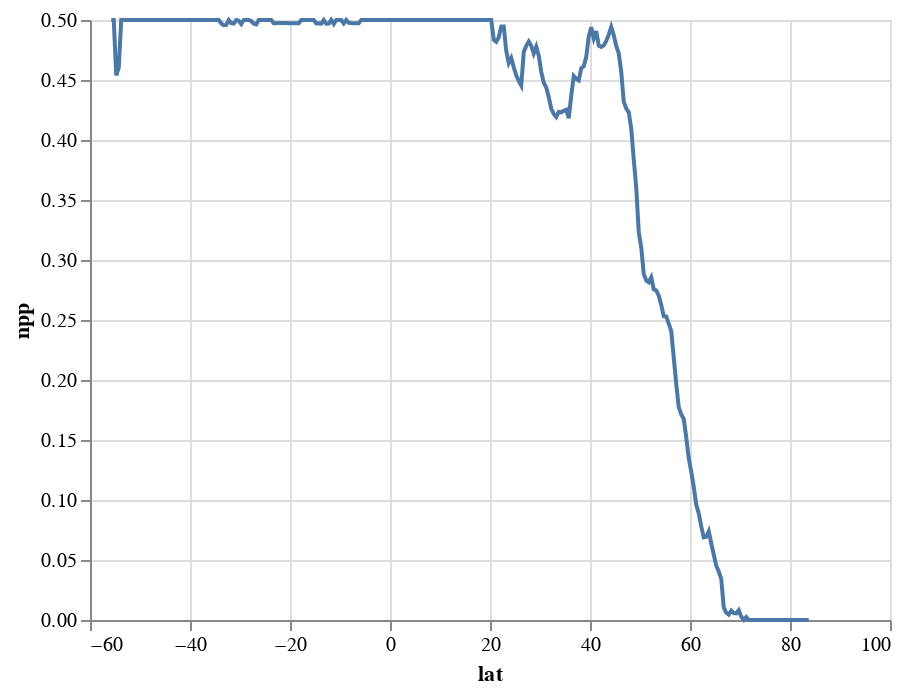

The notebook cell this image was saved under:
### Code cell
data = (net_productivity).mean(dim="lon").to_dataframe(name="npp").dropna().reset_index()
alt.Chart(data).mark_line().encode(
    x="lat",
    y="npp"
)

### Figure 1 — Vega-Lite specification as saved in the notebook (floating-point values rounded to 4 significant figures; data arrays with more than 128 entries replaced by an {"elided": "..."} marker saying what was removed)
{"$schema": "https://vega.github.io/schema/vega-lite/v2.4.3.json", "config": {"view": {"height": 300, "width": 400}}, "data": {"values": {"elided": "280 records"}}, "encoding": {"x": {"field": "lat", "type": "quantitative"}, "y": {"field": "npp", "type": "quantitative"}}, "mark": "line"}
